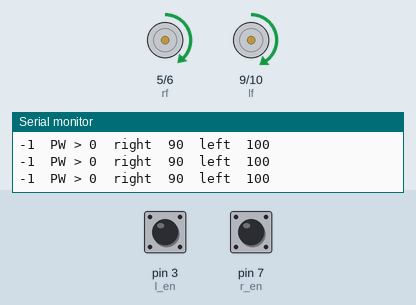
Recording of a sketch running on a simulated Arduino Uno, built with avr-gcc and run on an emulated ATmega328P. Parts: motor-driver pin pairs drawn as motors (green arrow = first pin HIGH = forward, orange = second pin HIGH = backward, longer = more drive), the last lines printed to the serial monitor. The inputs (shaded band) are chosen by the test bench; at power-on: pin 3 (l_en) LOW, pin 7 (r_en) HIGH.

Above: at 1.2 s.
1.3 s: pin 3 (l_en) driven HIGH
At 2.0 s:
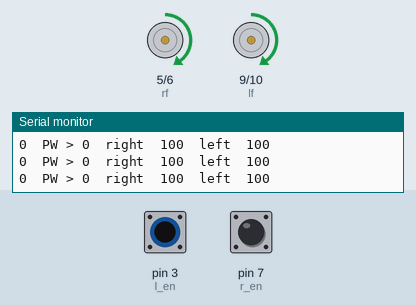
4.3 s: pin 3 (l_en) driven LOW
At 5.3 s:
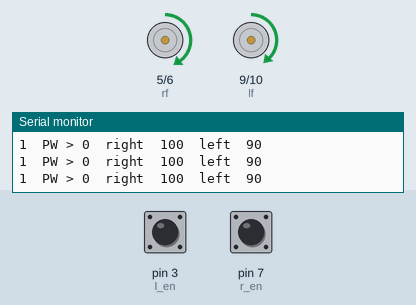
7.3 s: pin 7 (r_en) driven LOW
At 8.3 s:
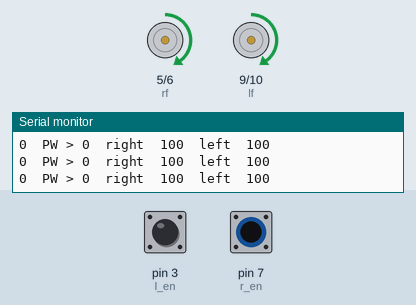
10.3 s: pin 3 (l_en) pulsed HIGH 2 times (0.12 s each, 0.3 s apart)
At 12.0 s:
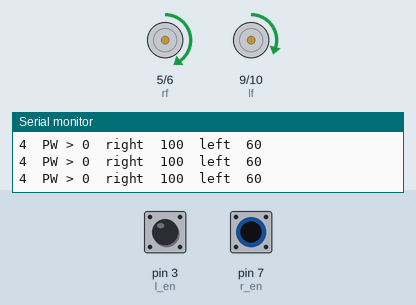
12.4 s: pin 7 (r_en) driven HIGH
At 13.5 s:
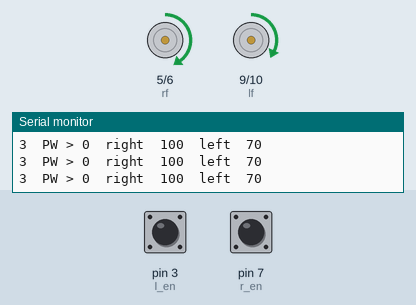
15.4 s: pin 7 (r_en) pulsed LOW 5 times (0.12 s each, 0.3 s apart)
At 17.7 s:
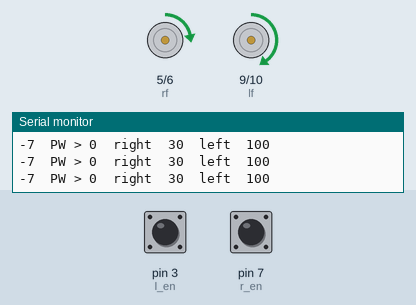
Timing chart, 0 to 19.2 s (numbered marks = the images above; inputs shaded):
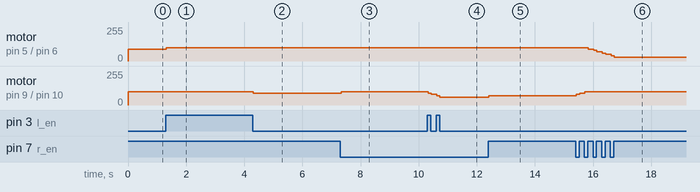

Measured:
- after the input at 1.3 s, motor on pin 5 (rf) / pin 6 (rb): forward 90/255 → forward 100/255 at once
- after the input at 4.3 s, motor on pin 9 (lf) / pin 10 (lb): forward 100/255 → forward 90/255 at once
- after the input at 7.3 s, motor on pin 9 (lf) / pin 10 (lb): forward 90/255 → forward 100/255 at once
- after the input at 10.3 s, motor on pin 9 (lf) / pin 10 (lb): forward 100/255 → forward 90/255 at once, → forward 80/255 0.11 s later, → forward 70/255 0.18 s later, → forward 60/255 0.11 s later
- after the input at 12.4 s, motor on pin 9 (lf) / pin 10 (lb): forward 60/255 → forward 70/255 at once
- after the input at 15.4 s, motor on pin 5 (rf) / pin 6 (rb): moves from forward 100/255 to forward 30/255 over 0.90 s, starting after 0.43 s; motor on pin 9 (lf) / pin 10 (lb): forward 70/255 → forward 80/255 at once, → forward 90/255 0.11 s later, → forward 100/255 0.18 s later

The sketch:

pid_encoders.ino
```cpp
int rf =5 ,rb =6,lf=9,lb=10;
int motor_speed =150; //(0-255)

//int arr[10][2]={
//  {10,10},{10,10},{10,10},{10,10},{10,10 },
//  {10,-10},{10,-10},{10,-10},{10,-10},{10,-10}
//};
int power_difference, encoderleft, encoderright, proportional;
const int maximum = 100;


double unit_distance = .9507;
int deg_dis = 3;
int x;
int y;
int a, b;

int enc_rtcount = 0, enc_ltcount = 0;
int r_en = 7, l_en = 3;

void setup() {
  Serial.begin(9600);

  pinMode(r_en, INPUT);
  pinMode(l_en, INPUT);

  pinMode(lf, OUTPUT);
  pinMode(lb, OUTPUT);
  pinMode(rf, OUTPUT);
  pinMode(rb, OUTPUT);
//      delay(4000);
}

void loop() {
  //  for(int i=0;i<10;i++){
  //    for(int j=0;j<2;j++){
  //      if(j==0){
  //        forward_movt(arr[i][j]);
  //      }
  //      else{
  //        if(arr[i][j]>0){
  //          turn_right(3);
  //        }
  //        else{
  //          turn_left(5);
  //        }
  //      }
  //    }
  //  }
  //
  /*
  Serial.print(call_rtenc());
  Serial.print("  ");
  Serial.println(call_ltenc());
  */

/*  proportional = enc_ltcount - enc_rtcount;
  power_difference = proportional/2;
  Serial.println(proportional);
  if (proportional > 10) {
    sstop();
    delay(500);
    left();
    delay(150);
  }
  if (proportional < -10) {
    sstop();
    delay(500);
    right();
    delay(150);
  }
  if (power_difference > maximum)
    power_difference = maximum;
  if (power_difference < -maximum)
    power_difference = -maximum;
  */
  forward_movt(600);
}


void forward_movt (int dist){
  int no_of_spokes = (int)(dist/unit_distance);
  //Serial.println(no_of_spokes);

  while(enc_rtcount <= no_of_spokes*2) {
    call_rtenc();
    call_ltenc();

    proportional = enc_ltcount - enc_rtcount;
    power_difference = proportional*10;

    Serial.print(proportional);
    Serial.print("  ");
/*    if (proportional > 10) {
      sstop();
      delay(1000);
      left();
      delay(300);
      proportional = 0;
    }
    if (proportional < -10) {
      sstop();
      delay(1000);
      right();
      delay(300);
      proportional = 0;
    }*/

    if (power_difference > maximum)
      power_difference = maximum;
    if (power_difference < -maximum)
      power_difference = -maximum;
    //Serial.println(call_rtenc());
forward();
}

  //encoder
  //enc_ltcount = 0;
  //enc_rtcount = 0;
  //sstop();
  //delay(3000);

}

void turn_left (int dist){
  int no_of_spokes = (int)(dist/unit_distance);
  //Serial.println(no_of_spokes);

  while(call_rtenc() <= no_of_spokes*2) {
    Serial.println(call_rtenc());
  right();
}

  //encoder

  enc_rtcount=0;
  sstop();

}

 void backward_movt (int dist){
  int no_of_spokes = (int)(dist/unit_distance);
  //Serial.println(no_of_spokes);

  while(call_rtenc() <= no_of_spokes*2) {
    Serial.println(call_rtenc());
  backward();
}

  //encoder

  enc_rtcount=0;
  sstop();

}

int call_rtenc() {
  b = a;
  a = digitalRead(r_en);

  if((a == 0 && b == 1) || (a == 1 && b == 0)) {
    enc_rtcount++;
  }
  return enc_rtcount;
}

int call_ltenc() {
  y = x;
  x = digitalRead(l_en);

  if((y == 0 && x == 1) || (y == 1 && x == 0)) {
    enc_ltcount++;

  }
  return enc_ltcount;
}


void turn_right (int dist){
  int no_of_spokes = (int)(dist/unit_distance);
  //Serial.println(no_of_spokes);

  while(call_rtenc() <= no_of_spokes*2) {
    Serial.println(call_rtenc());
  left();
}

  //encoder

  enc_rtcount=0;
  sstop();

}

void forward(){
  if (power_difference < 0)//moving left -----errooor
  {
    analogWrite(rf, (maximum + power_difference));  ////////////right motor at less speed so that bot moves right
    analogWrite(rb,LOW);
    analogWrite(lf, maximum);
    analogWrite(lb,LOW);

    Serial.print("PW > 0");
    Serial.print("  ");
    Serial.print("right");
    Serial.print("  ");
    Serial.print(maximum + power_difference);
    Serial.print("  ");
    Serial.print("left");
    Serial.print("  ");
    Serial.print(maximum);
    Serial.println("  ");
  }
  else //moving right -------errror
  {
    analogWrite(rf,maximum);
    analogWrite(rb, LOW);
    analogWrite(lf, maximum - power_difference);/// left motor is at less speed so that bot moves left
    analogWrite(lb, LOW);

    Serial.print("PW > 0");
    Serial.print("  ");
    Serial.print("right");
    Serial.print("  ");
    Serial.print(maximum);
    Serial.print("  ");
    Serial.print("left");
    Serial.print("  ");
    Serial.print(maximum - power_difference);
    Serial.println("  ");
  }
}
void sstop() {
  digitalWrite(lf,LOW);
  digitalWrite(lb,LOW);
  digitalWrite(rb,LOW);
  digitalWrite(rf,LOW);
}
void backward(){
  analogWrite(rf,LOW);
  analogWrite(rb,motor_speed);
  analogWrite(lf,LOW);
  analogWrite(lb,motor_speed);
}

void left (){
  analogWrite(rf,motor_speed);
  analogWrite(rb,LOW);
  analogWrite(lf,LOW);
  analogWrite(lb,motor_speed);
}

void right (){
  analogWrite(rf,LOW);
  analogWrite(rb,motor_speed);
  analogWrite(lf,motor_speed);
  analogWrite(lb,LOW);
}
```
